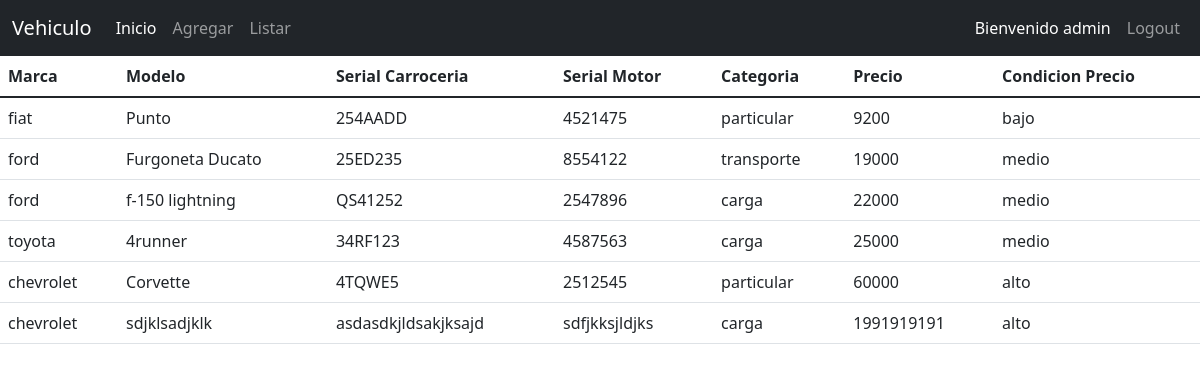
Screenshot of /vehiculo/lista/ (signed in) with the database file from the repository.
### vehiculo/models.py (models this page shows, shortened)
class Vehiculo(models.Model):
    marca = models.CharField(max_length=20, choices=CATEGORIAS, default='ford')
    modelo = models.CharField(max_length=100)
    serial_carroceria = models.CharField(max_length=50)
    serial_motor = models.CharField(max_length=50)
    categoria = models.CharField(max_length=20, choices=CATEGORIAS2, default='particular')
    precio = models.IntegerField()
    fecha_creacion = models.DateField(auto_now_add=True)
    fecha_modificacion = models.DateField(auto_now=True)

### vehiculo/views.py (the view)
# urls.py: path('lista/', views.lista, name='lista'),
@login_required
def lista(request):
    vehiculos = Vehiculo.objects.all()
    return render(request, 'lista.html', {'vehiculos': vehiculos})

### vehiculo/templates/lista.html (shortened to what this page needs)
{% extends 'base.html' %}
{% block content %}
    <table class="table">
        <thead>
            <tr>
                <th scope="col">Marca</th>
                <th scope="col">Modelo</th>
                <th scope="col">Serial Carroceria</th>
                <th scope="col">Serial Motor</th>
                <th scope="col">Categoria</th>
                <th scope="col">Precio</th>
                <th scope="col">Condicion Precio</th>
            </tr>
        </thead>
        <tbody class="table-group-divider">
    {% for i in vehiculos %}
        <tr>
            <td scope="row">{{ i.marca }}</td>
            <td>{{ i.modelo }}</td>
            <td>{{ i.serial_carroceria }}</td>
            <td>{{ i.serial_motor }}</td>
            <td>{{ i.categoria }}</td>
            <td>{{ i.precio }}</td>
            {% if i.precio <= 10000 %}
                <td>{{ 'bajo' }}</td>
            {% elif i.precio <= 30000 %}
                <td>{{ 'medio' }}</td>
            {% else %}
                <td>{{ 'alto' }}</td>
            {% endif %}
        </tr>
    {% endfor %}
    </table>
{% endblock %}

### vehiculo/templates/base.html (shortened to what this page needs)
<!DOCTYPE html>
<html lang="en">
<head>
    <link href="https://cdn.jsdelivr.net/npm/bootstrap@5.3.0/dist/css/bootstrap.min.css" rel="stylesheet"
>
    <link rel="stylesheet" href="">
</head>
<body>
    {% include 'navbar.html' %}
    {% block content %}
    {% endblock %}
</body>
</html>

### vehiculo/templates/navbar.html (shortened to what this page needs)
<!DOCTYPE html>
<html lang="en">
<body>
    <nav class="navbar navbar-expand-lg navbar-dark bg-dark">
        <div class="container-fluid">
            <a class="navbar-brand" href="{% url 'home' %}">Vehiculo</a>
            <div class="collapse navbar-collapse" id="navbarNav">
                <ul class="navbar-nav">
                    <li class="nav-item">
                        <a class="nav-link active" aria-current="page" href="{% url 'home' %}">Inicio</a>
                    </li>
                    <li class="nav-item">
                        <a class="nav-link" href="{% url 'enviar' %}">Agregar</a>
                    </li>
                    {% if user.is_authenticated%}
                    <li class="nav-item">
                        <a class="nav-link" href="{% url 'lista' %}">Listar</a>
                    </li>
                    {% endif %}
                </ul>
                <ul class="navbar-nav ms-auto text-light">
                        {% if user.is_authenticated %}
                            <li class='nav-item'>
                                <a class='col nav-link active'>Bienvenido {{ user.username }}</a>
                            </li>
                            <li class='nav-item'>
                                <a class="nav-link" href="{% url 'logout' %}">Logout</a>
                            </li>
                        {% else %}
                            <li class='nav-item'>
                                <a class="nav-link" href="{% url 'login' %}">Login</a>
                            </li>
                        {% endif %}
                </ul>
            </div>
        </div>
    </nav>
</body>
</html>

### rows the page displays
Vehiculo: marca "fiat", modelo "Punto", serial_carroceria "254AADD", serial_motor "4521475", categoria "particular", precio "9200", value "bajo"
Vehiculo: marca "ford", modelo "Furgoneta Ducato", serial_carroceria "25ED235", serial_motor "8554122", categoria "transporte", precio "19000", value "medio"
Vehiculo: marca "ford", modelo "f-150 lightning", serial_carroceria "QS41252", serial_motor "2547896", categoria "carga", precio "22000", value "medio"
Vehiculo: marca "toyota", modelo "4runner", serial_carroceria "34RF123", serial_motor "4587563", categoria "carga", precio "25000", value "medio"
Vehiculo: marca "chevrolet", modelo "Corvette", serial_carroceria "4TQWE5", serial_motor "2512545", categoria "particular", precio "60000", value "alto"
Vehiculo: marca "chevrolet", modelo "sdjklsadjklk", serial_carroceria "asdasdkjldsakjksajd", serial_motor "sdfjkksjldjks", categoria "carga", precio "1991919191", value "alto"

### other values shown
{{ user.username }} "admin"
